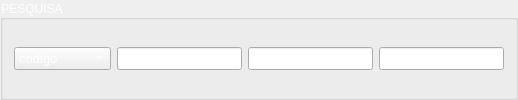
                       <widget class="QGroupBox" name="groupBox_5">
                        <property name="styleSheet">
                         <string notr="true">color: rgb(255, 255, 255);</string>
                        </property>
                        <property name="title">
                         <string>PESQUISA</string>
                        </property>
                        <layout class="QGridLayout" name="gridLayout_14">
                         <item row="0" column="0">
                          <layout class="QHBoxLayout" name="horizontalLayout_17">
                           <item>
                            <widget class="QComboBox" name="cmb06_data">
                             <property name="font">
                              <font>
                               <pointsize>10</pointsize>
                              </font>
                             </property>
                             <property name="styleSheet">
                              <string notr="true">color: rgb(255, 255, 255);</string>
                             </property>
                             <item>
                              <property name="text">
                               <string>codigo</string>
                              </property>
                             </item>
                             <item>
                              <property name="text">
                               <string>data</string>
                              </property>
                             </item>
                             <item>
                              <property name="text">
                               <string>vencimento</string>
                              </property>
                             </item>
                             <item>
                              <property name="text">
                               <string>valor</string>
                              </property>
                             </item>
                             <item>
                              <property name="text">
                               <string>descricao</string>
                              </property>
                             </item>
                             <item>
                              <property name="text">
                               <string>fornecedor</string>
                              </property>
                             </item>
                             <item>
                              <property name="text">
                               <string>status</string>
                              </property>
                             </item>
                            </widget>
                           </item>
                           <item>
                            <widget class="QLineEdit" name="txt06_filtro">
                             <property name="font">
                              <font>
                               <family>Times New Roman</family>
                               <pointsize>10</pointsize>
                               <weight>50</weight>
                               <italic>false</italic>
                               <bold>false</bold>
                              </font>
                             </property>
                             <property name="styleSheet">
                              <string notr="true">color: rgb(255, 255, 255);</string>
                             </property>
                             <property name="alignment">
                              <set>Qt::AlignLeading|Qt::AlignLeft|Qt::AlignVCenter</set>
                             </property>
                             <property name="placeholderText">
                              <string>Filtro</string>
                             </property>
                            </widget>
                           </item>
                           <item alignment="Qt::AlignRight">
                            <widget class="QLineEdit" name="txt06_data_inicial">
                             <property name="font">
                              <font>
                               <family>Times New Roman</family>
                               <pointsize>10</pointsize>
                               <weight>50</weight>
                               <italic>false</italic>
                               <bold>false</bold>
                              </font>
                             </property>
                             <property name="styleSheet">
                              <string notr="true">color: rgb(255, 255, 255);</string>
                             </property>
                             <property name="alignment">
                              <set>Qt::AlignRight|Qt::AlignTrailing|Qt::AlignVCenter</set>
                             </property>
                             <property name="placeholderText">
                              <string>Data Inicial</string>
                             </property>
                            </widget>
                           </item>
                           <item alignment="Qt::AlignRight">
                            <widget class="QLineEdit" name="txt06_data_final">
                             <property name="font">
                              <font>
                               <family>Times New Roman</family>
                               <pointsize>10</pointsize>
                               <weight>50</weight>
                               <italic>false</italic>
                               <bold>false</bold>
                              </font>
                             </property>
                             <property name="styleSheet">
                              <string notr="true">color: rgb(255, 255, 255);</string>
                             </property>
                             <property name="alignment">
                              <set>Qt::AlignRight|Qt::AlignTrailing|Qt::AlignVCenter</set>
                             </property>
                             <property name="placeholderText">
                              <string>Data Final</string>
                             </property>
                            </widget>
                           </item>
                          </layout>
                         </item>
                        </layout>
                       </widget>
